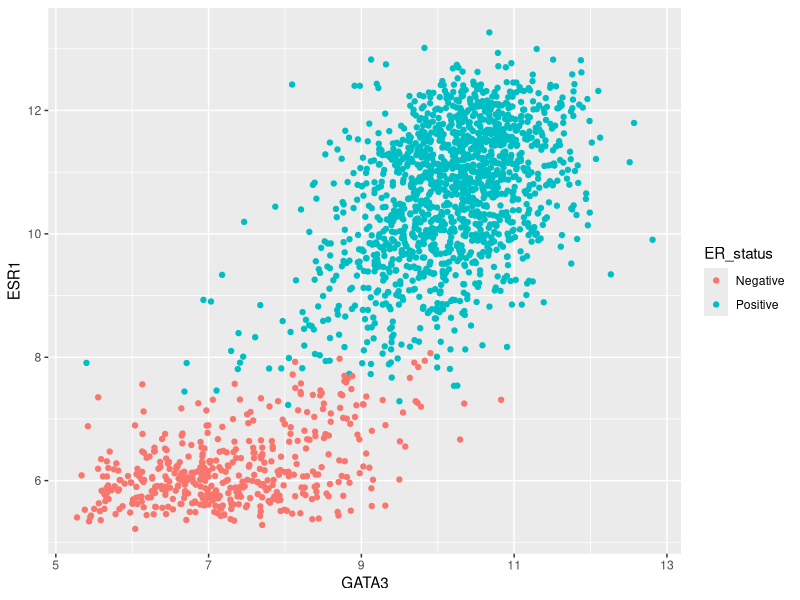
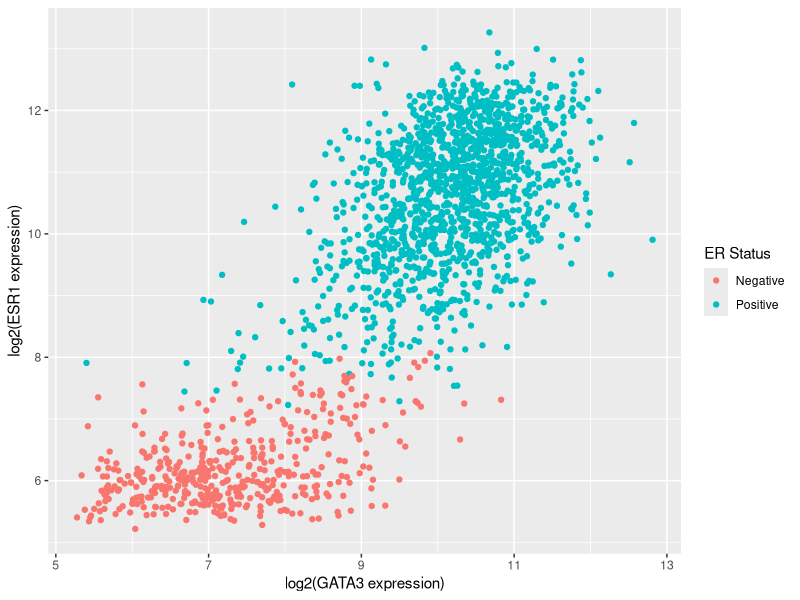
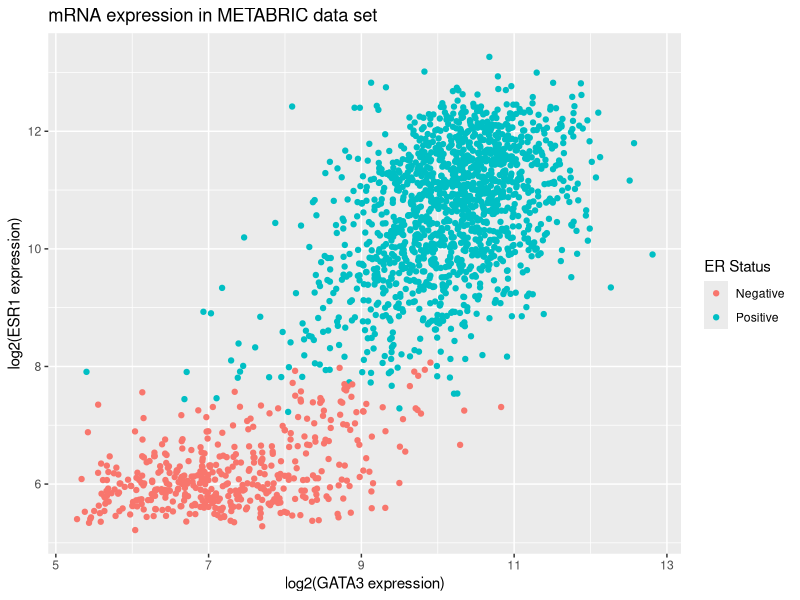
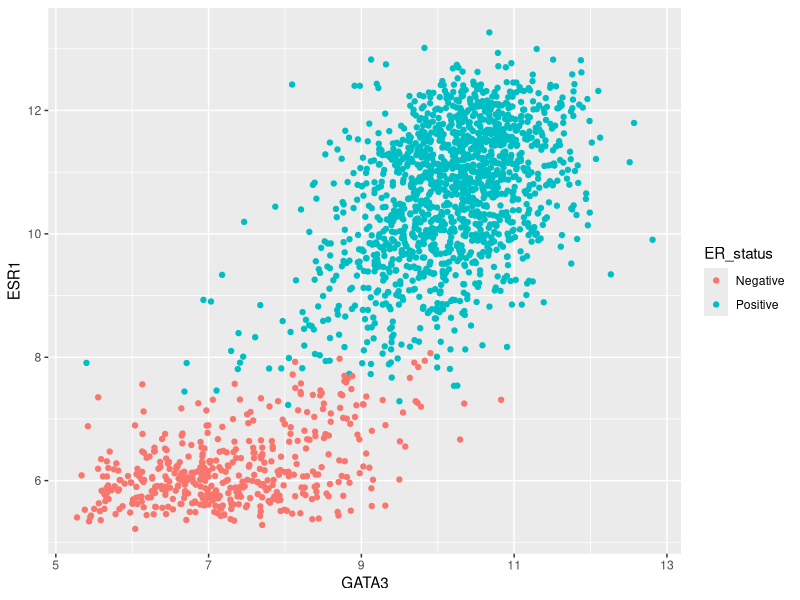
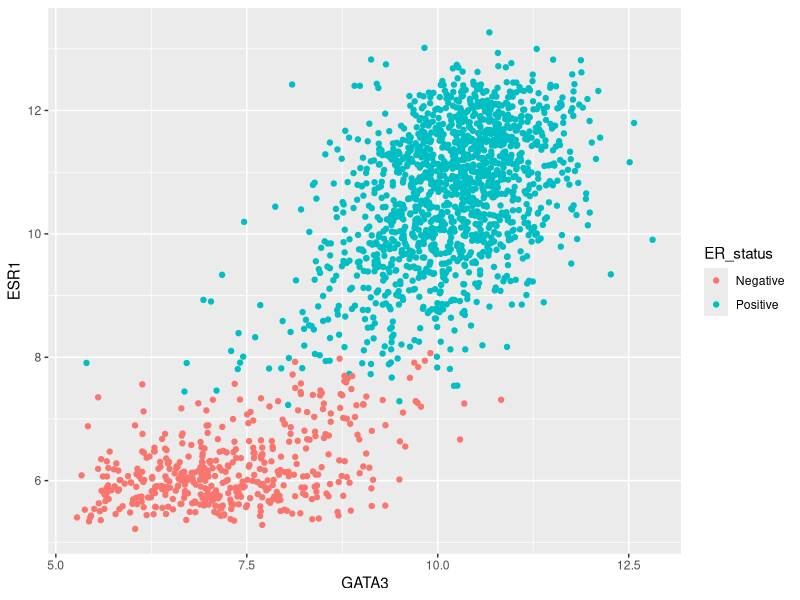
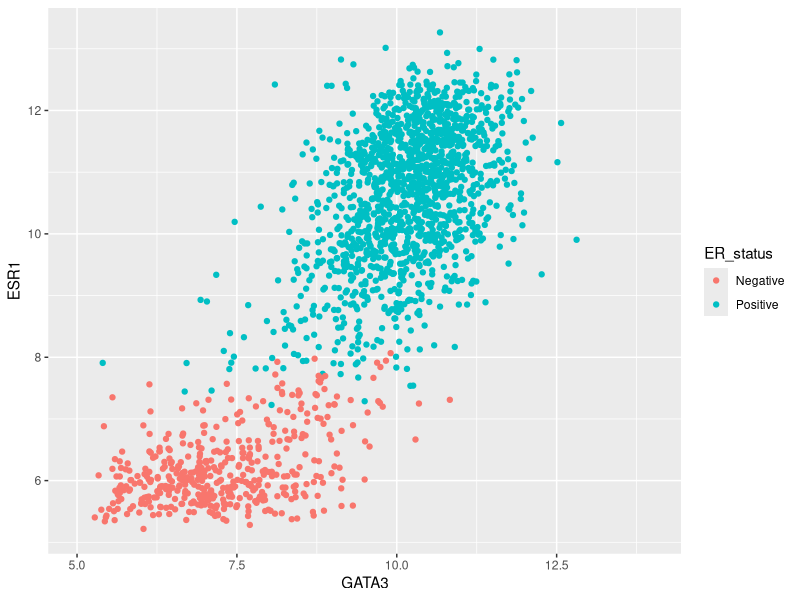
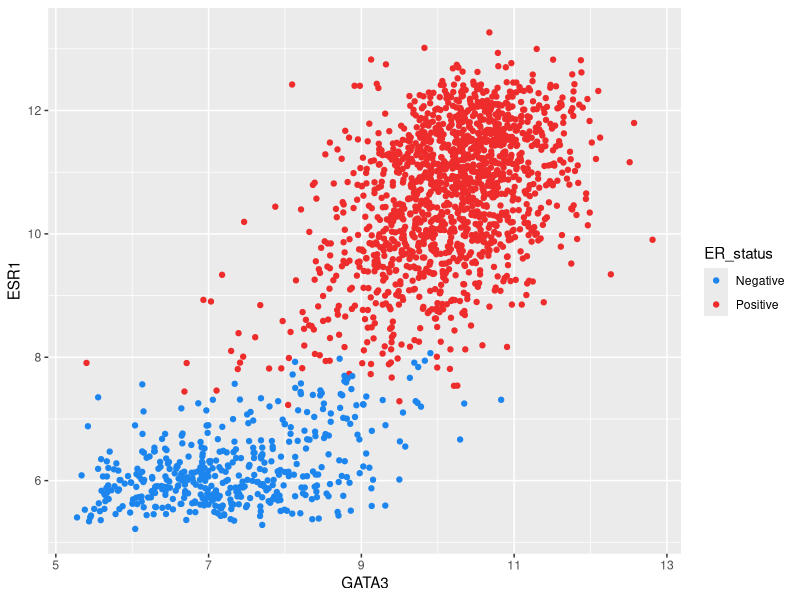
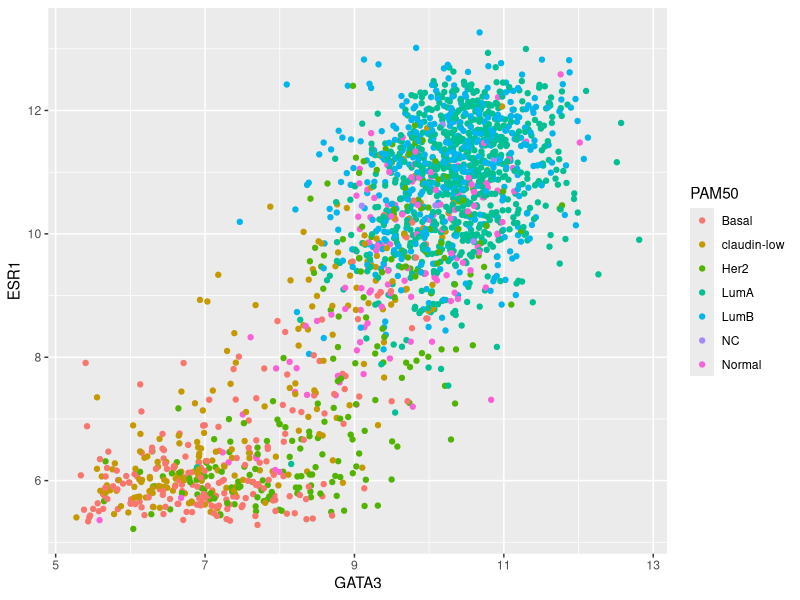

Reproduce these figures in R, in order.
## ---- chunk 1
options(tibble.print_max = 1, tibble.print_min = 1, max.print=10, 
        tibble.max_extra_cols=1)
knitr::opts_chunk$set(eval=FALSE)
## ---- chunk 2
library(tidyverse)
metabric <- read_csv("data/metabric_clinical_and_expression_data.csv")
## ---- chunk 3
metabric %>% 
  summarise(Mean_ESR1 = mean(ESR1))
## ---- chunk 4
metabric %>% 
  filter(Tumour_stage==1) %>% 
  summarise(Mean_ESR1_positive = mean(ESR1))
metabric %>% 
  filter(Tumour_stage==2) %>% 
  summarise(Mean_ESR1_negative = mean(ESR1))
## ---- chunk 5
metabric %>% 
  group_by(Tumour_stage) %>% 
  summarise(Mean_ESR1 = mean(ESR1))
## ---- chunk 6
metabric %>% 
  group_by(ER_status, HER2_status) %>% 
  summarise(Mean_ESR1 = mean(ESR1))
## ---- chunk 7
metabric %>% 
  group_by(ER_status, HER2_status) %>% 
  summarise(Mean_ESR1 = mean(ESR1), Mean_GATA3 = mean(GATA3))
## ---- chunk 8
metabric %>% 
  group_by(ER_status, HER2_status) %>% 
  summarise(Mean_ESR1 = mean(ESR1), Mean_GATA3 = mean(GATA3), N_Patients = n())
## ---- chunk 9
metabric %>% 
  group_by(PAM50) %>% 
  summarise(N_Samples=n())
## ---- chunk 10
count(metabric, PAM50)
## ---- chunk 11
metabric %>% 
  group_by(ER_status, HER2_status) %>% 
  summarise(Mean_ESR1 = mean(ESR1), Mean_GATA3 = mean(GATA3)) %>% 
  mutate(ER_status = str_replace_all(ER_status,c("Negative" = "ER-", "Positive" = "ER+")))
## ---- chunk 12
metabric %>% 
  group_by(ER_status, HER2_status) %>% 
  summarise(Mean_ESR1 = mean(ESR1), Mean_GATA3 = mean(GATA3)) %>% 
  ungroup() %>% 
  mutate(ER_status = str_replace_all(ER_status, c("Negative" = "ER-", "Positive" = "ER+")))
## ---- chunk 13
mutations <- read_csv("data/metabric_mutations.csv")
## ---- chunk 14
mutations <- mutations %>% 
  select(Patient_ID, Gene, Position = Start_Position)  ### LOOK WE CAN RENAME IN SELECT!!!!
mutations
## ---- chunk 15
mutations %>% 
  distinct(Patient_ID, Gene)
## ---- chunk 16
band_members
## ---- chunk 17
band_instruments
## ---- chunk 18
left_join(band_members, band_instruments, by = "name")
## ---- chunk 19
left_join(band_members, band_instruments)
## ---- chunk 20
inner_join(band_members, band_instruments)
## ---- chunk 21
full_join(band_members, band_instruments)
## ---- chunk 22
band_instruments2
## ---- chunk 23
left_join(band_members, band_instruments2, by = c("name" = "artist"))
## ---- chunk 24
band_members2 <- tibble(
    name = c("Mick",   "John",    "Paul",    "Paul"),
    band = c("Stones", "Beatles", "Beatles", "Wings")
)
## ---- chunk 25
left_join(band_members2, band_instruments)
## ---- chunk 26
band_instruments3 <- tibble(
    name =  c("John",   "Paul", "Paul",   "Keith"),
    plays = c("guitar", "bass", "guitar", "guitar")
)
band_instruments3
## ---- chunk 27
left_join(band_members2, band_instruments3)
## ---- chunk 28
band_members4 <- tibble(
    forename = c("Mick",   "John",    "Paul",      "Mick", "John"),
    surname =  c("Jagger", "Lennon",  "McCartney", "Avory", "Squire"),
    band =     c("Stones", "Beatles", "Beatles",   "Kinks", "Roses")
)

band_instruments4 <- tibble(
    forename = c("John",   "Paul",      "Keith",    "John", "Mick"),
    surname =  c("Lennon", "McCartney", "Richards", "Squire", "Avory"),
    plays =    c("guitar", "bass",      "guitar",   "guitar", "drums")
)
## ---- chunk 29
full_join(band_members4, band_instruments4, by = c("forename", "surname"))
## ---- chunk 30
full_join(band_members4, band_instruments4)
## ---- chunk 31
ggplot(metabric, mapping = aes(x=GATA3, y=ESR1)) +
  geom_point(mapping = aes(colour=ER_status))
## ---- chunk 32
ggplot(metabric, mapping = aes(x=GATA3, y=ESR1)) +
  geom_point(mapping = aes(colour=ER_status)) +
  labs(x = "log2(GATA3 expression)", 
       y = "log2(ESR1 expression)",
       colour = "ER Status")
## ---- chunk 33
ggplot(metabric, mapping = aes(x=GATA3, y=ESR1)) +
  geom_point(mapping = aes(colour=ER_status)) +
  labs(x = "log2(GATA3 expression)", 
       y = "log2(ESR1 expression)",
       colour = "ER Status",
       title = "mRNA expression in METABRIC data set")
## ---- chunk 34
ggplot(metabric, mapping = aes(x=GATA3, y=ESR1)) +
  geom_point(mapping = aes(colour=ER_status)) +
  scale_x_continuous() +
  scale_y_continuous() +
  scale_colour_discrete()
## ---- chunk 35
ggplot(metabric, mapping = aes(x=GATA3, y=ESR1)) +
  geom_point(mapping = aes(colour=ER_status)) +
  scale_x_continuous(breaks = seq(5, 15, by = 2.5))
## ---- chunk 36
ggplot(metabric, mapping = aes(x=GATA3, y=ESR1)) +
  geom_point(mapping = aes(colour=ER_status)) +
  scale_x_continuous(breaks = seq(5, 15, by = 2.5), limits = c(5, 14))
## ---- chunk 37
ggplot(metabric, mapping = aes(x=GATA3, y=ESR1)) +
  geom_point(mapping = aes(colour=ER_status)) +
  scale_colour_manual(values = c("dodgerblue2", "firebrick2"))
## ---- chunk 38
ggplot(metabric, mapping = aes(x=GATA3, y=ESR1)) +
  geom_point(mapping = aes(colour=PAM50))
## ---- chunk 39
ggplot(metabric, mapping = aes(x=GATA3, y=ESR1)) +
  geom_point(mapping = aes(colour=PAM50)) +
  scale_colour_brewer(palette = "Set3")
## ---- chunk 40
ggplot(metabric, mapping = aes(x=GATA3, y=ESR1)) +
  geom_point(mapping = aes(colour=Nottingham_prognostic_index))
## ---- chunk 41
ggplot(metabric, mapping = aes(x=GATA3, y=ESR1)) +
  geom_point(mapping = aes(colour=Nottingham_prognostic_index)) +
  scale_colour_gradient(low="pink", high="green")
